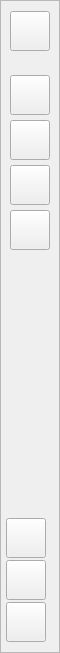
             <widget class="QFrame" name="frame_iconOnly">
              <property name="minimumSize">
               <size>
                <width>60</width>
                <height>0</height>
               </size>
              </property>
              <property name="maximumSize">
               <size>
                <width>60</width>
                <height>16777215</height>
               </size>
              </property>
              <property name="frameShape">
               <enum>QFrame::Shape::StyledPanel</enum>
              </property>
              <property name="frameShadow">
               <enum>QFrame::Shadow::Raised</enum>
              </property>
              <layout class="QVBoxLayout" name="verticalLayout_48">
               <property name="spacing">
                <number>5</number>
               </property>
               <property name="leftMargin">
                <number>5</number>
               </property>
               <property name="topMargin">
                <number>10</number>
               </property>
               <property name="rightMargin">
                <number>5</number>
               </property>
               <property name="bottomMargin">
                <number>10</number>
               </property>
               <item alignment="Qt::AlignmentFlag::AlignHCenter">
                <widget class="QPushButton" name="pushButton_homeIconSection">
                 <property name="minimumSize">
                  <size>
                   <width>40</width>
                   <height>40</height>
                  </size>
                 </property>
                 <property name="maximumSize">
                  <size>
                   <width>40</width>
                   <height>40</height>
                  </size>
                 </property>
                 <property name="text">
                  <string />
                 </property>
                 <property name="icon">
                  <iconset resource="../resources.qrc">
                   <normaloff>:/icons/icons/Liquid glass/icons8-home-96 (1).png</normaloff>:/icons/icons/Liquid glass/icons8-home-96 (1).png</iconset>
                 </property>
                 <property name="iconSize">
                  <size>
                   <width>30</width>
                   <height>35</height>
                  </size>
                 </property>
                 <property name="checkable">
                  <bool>true</bool>
                 </property>
                </widget>
               </item>
               <item>
                <spacer name="verticalSpacer_16">
                 <property name="orientation">
                  <enum>Qt::Orientation::Vertical</enum>
                 </property>
                 <property name="sizeType">
                  <enum>QSizePolicy::Policy::Fixed</enum>
                 </property>
                 <property name="sizeHint" stdset="0">
                  <size>
                   <width>20</width>
                   <height>19</height>
                  </size>
                 </property>
                </spacer>
               </item>
               <item>
                <layout class="QVBoxLayout" name="verticalLayout_42">
                 <property name="leftMargin">
                  <number>0</number>
                 </property>
                 <property name="bottomMargin">
                  <number>0</number>
                 </property>
                 <item alignment="Qt::AlignmentFlag::AlignHCenter">
                  <widget class="QPushButton" name="pushButton_transactionIconSection">
                   <property name="minimumSize">
                    <size>
                     <width>40</width>
                     <height>40</height>
                    </size>
                   </property>
                   <property name="maximumSize">
                    <size>
                     <width>40</width>
                     <height>40</height>
                    </size>
                   </property>
                   <property name="font">
                    <font>
                     <kerning>true</kerning>
                    </font>
                   </property>
                   <property name="cursor">
                    <cursorShape>PointingHandCursor</cursorShape>
                   </property>
                   <property name="layoutDirection">
                    <enum>Qt::LayoutDirection::LeftToRight</enum>
                   </property>
                   <property name="autoFillBackground">
                    <bool>false</bool>
                   </property>
                   <property name="text">
                    <string />
                   </property>
                   <property name="icon">
                    <iconset resource="../resources.qrc">
                     <normaloff>:/icons/icons/composite/transact icon.png</normaloff>:/icons/icons/composite/transact icon.png</iconset>
                   </property>
                   <property name="iconSize">
                    <size>
                     <width>22</width>
                     <height>22</height>
                    </size>
                   </property>
                   <property name="checkable">
                    <bool>true</bool>
                   </property>
                  </widget>
                 </item>
                 <item alignment="Qt::AlignmentFlag::AlignHCenter">
                  <widget class="QPushButton" name="pushButton_booksIconSection">
                   <property name="minimumSize">
                    <size>
                     <width>40</width>
                     <height>40</height>
                    </size>
                   </property>
                   <property name="maximumSize">
                    <size>
                     <width>40</width>
                     <height>40</height>
                    </size>
                   </property>
                   <property name="cursor">
                    <cursorShape>PointingHandCursor</cursorShape>
                   </property>
                   <property name="text">
                    <string />
                   </property>
                   <property name="icon">
                    <iconset resource="../resources.qrc">
                     <normaloff>:/icons/icons/composite/books icon.png</normaloff>:/icons/icons/composite/books icon.png</iconset>
                   </property>
                   <property name="iconSize">
                    <size>
                     <width>20</width>
                     <height>20</height>
                    </size>
                   </property>
                   <property name="checkable">
                    <bool>true</bool>
                   </property>
                  </widget>
                 </item>
                 <item alignment="Qt::AlignmentFlag::AlignHCenter">
                  <widget class="QPushButton" name="pushButton_learnersIconSection">
                   <property name="minimumSize">
                    <size>
                     <width>40</width>
                     <height>40</height>
                    </size>
                   </property>
                   <property name="maximumSize">
                    <size>
                     <width>40</width>
                     <height>40</height>
                    </size>
                   </property>
                   <property name="cursor">
                    <cursorShape>PointingHandCursor</cursorShape>
                   </property>
                   <property name="text">
                    <string />
                   </property>
                   <property name="icon">
                    <iconset resource="../resources.qrc">
                     <normaloff>:/icons/icons/composite/learners icon.png</normaloff>:/icons/icons/composite/learners icon.png</iconset>
                   </property>
                   <property name="iconSize">
                    <size>
                     <width>22</width>
                     <height>22</height>
                    </size>
                   </property>
                   <property name="checkable">
                    <bool>true</bool>
                   </property>
                  </widget>
                 </item>
                 <item alignment="Qt::AlignmentFlag::AlignHCenter">
                  <widget class="QPushButton" name="pushButton_reportsIconSection">
                   <property name="minimumSize">
                    <size>
                     <width>40</width>
                     <height>40</height>
                    </size>
                   </property>
                   <property name="maximumSize">
                    <size>
                     <width>40</width>
                     <height>40</height>
                    </size>
                   </property>
                   <property name="cursor">
                    <cursorShape>PointingHandCursor</cursorShape>
                   </property>
                   <property name="text">
                    <string />
                   </property>
                   <property name="icon">
                    <iconset resource="../resources.qrc">
                     <normaloff>:/icons/icons/composite/reports icon.png</normaloff>:/icons/icons/composite/reports icon.png</iconset>
                   </property>
                   <property name="iconSize">
                    <size>
                     <width>22</width>
                     <height>22</height>
                    </size>
                   </property>
                   <property name="checkable">
                    <bool>true</bool>
                   </property>
                  </widget>
                 </item>
                </layout>
               </item>
               <item>
                <spacer name="verticalSpacer_17">
                 <property name="orientation">
                  <enum>Qt::Orientation::Vertical</enum>
                 </property>
                 <property name="sizeHint" stdset="0">
                  <size>
                   <width>43</width>
                   <height>263</height>
                  </size>
                 </property>
                </spacer>
               </item>
               <item>
                <layout class="QVBoxLayout" name="verticalLayout_41">
                 <property name="spacing">
                  <number>2</number>
                 </property>
                 <item>
                  <widget class="QPushButton" name="pushButton_usersIconSection">
                   <property name="minimumSize">
                    <size>
                     <width>40</width>
                     <height>40</height>
                    </size>
                   </property>
                   <property name="maximumSize">
                    <size>
                     <width>40</width>
                     <height>40</height>
                    </size>
                   </property>
                   <property name="text">
                    <string />
                   </property>
                   <property name="icon">
                    <iconset resource="../resources.qrc">
                     <normaloff>:/icons/icons/utils/icons8-user-96.png</normaloff>:/icons/icons/utils/icons8-user-96.png</iconset>
                   </property>
                   <property name="iconSize">
                    <size>
                     <width>30</width>
                     <height>30</height>
                    </size>
                   </property>
                   <property name="checkable">
                    <bool>true</bool>
                   </property>
                  </widget>
                 </item>
                 <item>
                  <widget class="QPushButton" name="pushButton_settingsIconSection">
                   <property name="minimumSize">
                    <size>
                     <width>40</width>
                     <height>40</height>
                    </size>
                   </property>
                   <property name="maximumSize">
                    <size>
                     <width>40</width>
                     <height>40</height>
                    </size>
                   </property>
                   <property name="text">
                    <string />
                   </property>
                   <property name="icon">
                    <iconset resource="../resources.qrc">
                     <normaloff>:/icons/icons/utils/settings_40dp_E3E3E3_FILL0_wght300_GRAD0_opsz40.svg</normaloff>:/icons/icons/utils/settings_40dp_E3E3E3_FILL0_wght300_GRAD0_opsz40.svg</iconset>
                   </property>
                   <property name="iconSize">
                    <size>
                     <width>30</width>
                     <height>30</height>
                    </size>
                   </property>
                   <property name="checkable">
                    <bool>true</bool>
                   </property>
                  </widget>
                 </item>
                 <item>
                  <widget class="QPushButton" name="pushButton_logoutIconSection">
                   <property name="minimumSize">
                    <size>
                     <width>40</width>
                     <height>40</height>
                    </size>
                   </property>
                   <property name="maximumSize">
                    <size>
                     <width>40</width>
                     <height>40</height>
                    </size>
                   </property>
                   <property name="text">
                    <string />
                   </property>
                   <property name="icon">
                    <iconset resource="../resources.qrc">
                     <normaloff>:/icons/icons/utils/logout_40dp_E3E3E3_FILL0_wght300_GRAD0_opsz40.svg</normaloff>:/icons/icons/utils/logout_40dp_E3E3E3_FILL0_wght300_GRAD0_opsz40.svg</iconset>
                   </property>
                   <property name="iconSize">
                    <size>
                     <width>30</width>
                     <height>30</height>
                    </size>
                   </property>
                   <property name="checkable">
                    <bool>true</bool>
                   </property>
                  </widget>
                 </item>
                </layout>
               </item>
              </layout>
             </widget>
